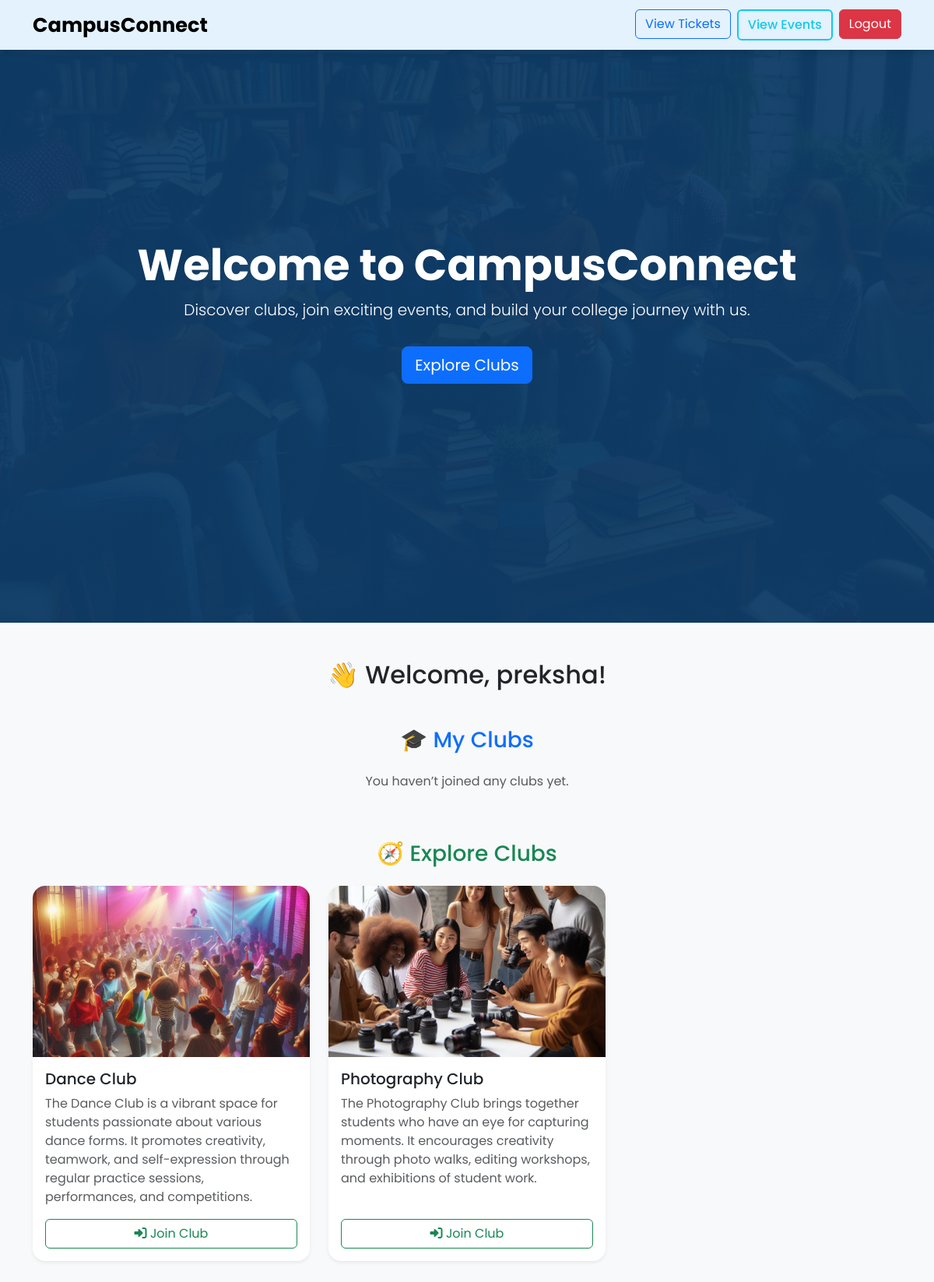
The page /views/user/dashboard.php (signed in) on the database its author committed.
### tables this page shows
CREATE TABLE `clubs` (
  `id` int(11) NOT NULL,
  `name` varchar(255) NOT NULL,
  `description` text NOT NULL,
  `coordinator_id` int(11) DEFAULT NULL,
  `created_at` timestamp NOT NULL DEFAULT current_timestamp(),
  `image_path` varchar(255) DEFAULT NULL
);

### views/user/dashboard.php (the view, shortened to what this page needs)
<?php
include(__DIR__ . "/../../config/db.php");
$user_id = (int)$_SESSION['user_id'];
$sql = "SELECT c.id, c.name, c.description, c.image_path, u.name AS coordinator_name, u.email AS coordinator_email
        FROM clubs c
        JOIN club_members cm ON c.id = cm.club_id
        LEFT JOIN users u ON c.coordinator_id = u.id
        WHERE cm.user_id = ?";
$stmt = $conn->prepare($sql);
$stmt->bind_param("i", $user_id);
if (!$stmt->execute()) {
    die("SQL Error (Executing Statement): " . $stmt->error);
}
$joined_clubs = $stmt->get_result();
$sql2 = "SELECT c.*,
        (SELECT COUNT(*) FROM club_members cm WHERE cm.club_id = c.id AND cm.user_id = ?) AS is_member
        FROM clubs c";
$stmt2 = $conn->prepare($sql2);
$stmt2->bind_param("i", $user_id);
$stmt2->execute();
$clubs = $stmt2->get_result();
?>
<!DOCTYPE html>
<html lang="en">
<head>
    <link rel="stylesheet" href="../../assets/css/style.css">
    <link href="https://cdn.jsdelivr.net/npm/bootstrap@5.3.0/dist/css/bootstrap.min.css" rel="stylesheet">
</head>
<body>
<nav class="navbar navbar-expand-lg light-blue-navbar fixed-top">
  <div class="container">
    <a class="navbar-brand fw-bold" href="#">CampusConnect</a>
    <div class="collapse navbar-collapse justify-content-end" id="navbarNav">
      <ul class="navbar-nav">
        <li class="nav-item me-2">
          <a href="ticket.php" class="btn btn-outline-primary">View Tickets</a>
        </li>
        <li class="nav-item me-2">
          <a href="event_list.php" class="btn btn-outline-info">View Events</a>
        </li>
        <li class="nav-item">
          <a href="../../controller/logout.php" class="btn btn-danger">Logout</a>
        </li>
      </ul>
    </div>
  </div>
</nav>
<header class="hero-section d-flex align-items-center justify-content-center text-white text-center">
  <div class="container">
    <h1 class="display-4 fw-bold">Welcome to CampusConnect</h1>
    <p class="lead">Discover clubs, join exciting events, and build your college journey with us.</p>
    <a href="#exploreClubs" class="btn btn-lg btn-primary mt-3">Explore Clubs</a>
  </div>
</header>
<div class="container mt-5">
    <h2 class="text-center mb-4">👋 Welcome, <?php echo $_SESSION['user_name']; ?>!</h2>
    <section class="my-5">
        <h3 class="text-center text-primary mb-4">🎓 My Clubs</h3>
        <div class="row g-4">
            <?php if ($joined_clubs->num_rows > 0): ?>
                <?php while ($club = $joined_clubs->fetch_assoc()) { ?>
                    <div class="col-md-4">
                        <div class="card shadow-sm h-100 border border-primary rounded-4">
                            <img src="<?php echo '/Campus_connect/uploads/clubs/' . $club['image_path']; ?>" class="card-img-top rounded-top-4" alt="Club Image" style="height: 220px; object-fit: cover;">
                            <div class="card-body">
                                <h5 class="card-title d-flex justify-content-between align-items-center">
                                    <?php echo htmlspecialchars($club['name']); ?>
                                    <span class="badge bg-primary">Joined</span>
                                </h5>
                                <p class="text-muted"><?php echo $club['description']; ?></p>
                                <hr>
                                <p><strong>Coordinator:</strong> <?php echo $club['coordinator_name'] ?: 'Not Assigned'; ?></p>
                                <p><strong>Email:</strong> <?php echo $club['coordinator_email'] ?: 'N/A'; ?></p>
                            </div>
                        </div>
                    </div>
                <?php } ?>
            <?php else: ?>
                <p class="text-center text-muted">You haven’t joined any clubs yet.</p>
            <?php endif; ?>
        </div>
    </section>
    <section class="my-5">
        <section id="exploreClubs" class="clubs container mt-5">
     <h3 class="text-center text-success mb-4">🧭 Explore Clubs</h3>
</section>
        <div class="row g-4">
            <?php while ($club = $clubs->fetch_assoc()) { ?>
                <div class="col-md-4">
                    <div class="card shadow-sm h-100 border-0 rounded-4 club-hover">
                        <img src="<?php echo '/Campus_connect/uploads/clubs/' . $club['image_path']; ?>" class="card-img-top rounded-top-4" alt="Club Image" style="height: 220px; object-fit: cover;">
                        <div class="card-body d-flex flex-column">
                            <h5 class="card-title"><?php echo htmlspecialchars($club['name']); ?></h5>
                            <p class="text-muted"><?php echo $club['description']; ?></p>
                            <form action="../../controller/<?php echo $club['is_member'] ? 'unjoin_club.php' : 'join_club.php'; ?>" method="post" class="mt-auto">
                                <button type="submit" class="btn btn-<?php echo $club['is_member'] ? 'outline-danger' : 'outline-success'; ?> w-100">
                                    <i class="fas fa-<?php echo $club['is_member'] ? 'sign-out-alt' : 'sign-in-alt'; ?>"></i>
                                    <?php echo $club['is_member'] ? 'Leave Club' : 'Join Club'; ?>
                                </button>
                            </form>
                        </div>
                    </div>
                </div>
            <?php } ?>
        </div>
    </section>
</div>
</body>
</html>

### assets/css/style.css (style rules this page uses)
body { font-family: Arial, sans-serif; margin: 0; padding: 0; }
.navbar { display: flex; justify-content: space-between; padding: 10px; background-color: #007bff; color: white; }
.navbar-brand { font-weight: bold; color: black !important; font-size: 1.5rem; }

### views/user/dashboard.php (style rules this page uses)
body { font-family: 'Poppins', sans-serif; background-color: #f8f9fa; }
.hero-section { background: linear-gradient(rgba(13, 59, 102, 0.95), rgba(13, 59, 102, 0.95)), url('/Campus_connect/assets/images/event1.png') no-repeat center center/cover; height: 100vh; padding: 60px 0; color: white; position: relative; }
.navbar-brand { font-size: 1.6rem; }
.btn-outline-light, .btn-outline-info { font-weight: 500; border-width: 2px; }
.light-blue-navbar { background-color: #e3f2fd; box-shadow: 0 4px 6px rgba(0, 0, 0, 0.1); }
html { scroll-behavior: smooth; }

### rows shown on the page
clubs: image_path (picture), name "Dance Club", description "The Dance Club is a vibrant space for students passionate about various dance forms. It promotes creativity, teamwork, and self-expression through regular practice sessions, performances, and competitions."
clubs: image_path (picture), name "Photography Club", description "The Photography Club brings together students who have an eye for capturing moments. It encourages creativity through photo walks, editing workshops, and exhibitions of student work."

### other values the page prints
$_SESSION['user_name'] "preksha"
